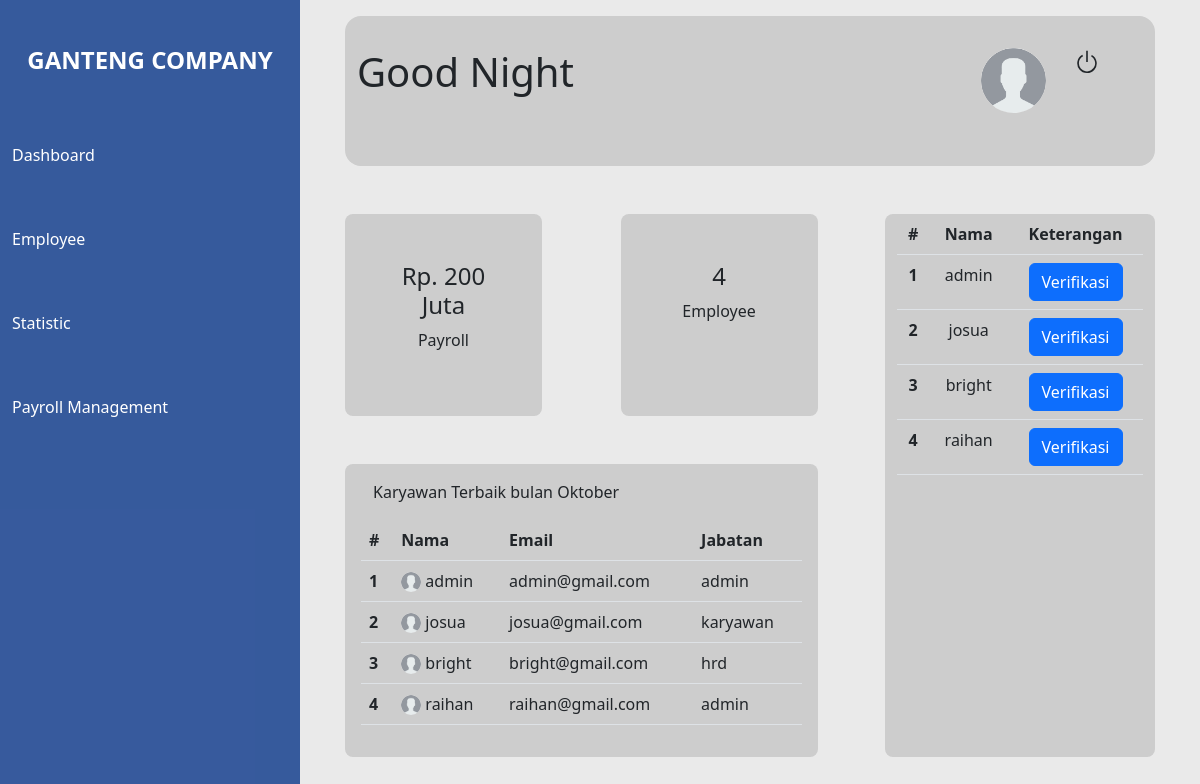
Screenshot of /admin/index.php (signed in) with the database file from the repository.
### tables this page shows
CREATE TABLE `user` (
  `id` int(20) NOT NULL,
  `username` varchar(59) NOT NULL,
  `password` varchar(299) NOT NULL,
  `email` varchar(59) NOT NULL,
  `jabatan` varchar(59) NOT NULL
);

### admin/index.php (the view, shortened to what this page needs)
<?php
include '../connection.php';
?>
<!doctype html>
<html lang="en">
<head>
    <link rel="stylesheet" href="style.css">
    <link href="https://cdn.jsdelivr.net/npm/bootstrap@5.2.2/dist/css/bootstrap.min.css" rel="stylesheet"
>
</head>
<body>
    <div class="container-fluid">
        <div class="row">
            <div class="col-3" id="side">
                <div class="row mt-3">
                    <h2 class="text-white fs-4 fw-bold text-center">GANTENG COMPANY</h2>
                </div>
                <div class="row">
                    <a href="">Dashboard</a>
                </div>
                <div class="row">
                    <a href="">Employee</a>
                </div>
                <div class="row">
                    <a href="">Statistic</a>
                </div>
                <div class="row">
                    <a href="">Payroll Management</a>
                </div>
            </div>
            <div class="col-9">
                <div class="row mt-3">
                    <div class="container rounded-4 " id="header">
                        <div class="row mt-3">
                            <div class="col-9">
                                <?php
                                    $jam = date("H");
                                    if(date("H")<=12){
                                        $jam = "Morning";
                                    }else if(date("H")>12 && date("H") < 15){
                                        $jam = "Day";
                                    }else if(date("H")>15 && date("H")<17){
                                        $jam = "Afternoon";
                                    }else {
                                        $jam = "Night";
                                    }
                                ?>
                                <h1 class="mt-3">Good <?= $jam ?></h1>
                            </div>
                            <div class="col-3 ">
                                <div class="row justify-content-center">
                                    <div class="col-4">
                                        <img src="../img/fotoKosong.png" width="65px" class="rounded-circle mt-3 me-3">
                                    </div>
                                    <div class="col-6 text-center">
                                        <a href="../logout.php" class="text-dark"
                                            onclick="return confirm('Apakah anda ingin logout')">
                                            <svg xmlns="http://www.w3.org/2000/svg" width="26" height="26"
                                                fill="currentColor" class="bi bi-power" viewBox="0 0 16 16">
                                                <path d="M7.5 1v7h1V1h-1z" />
                                                <path
                                                    d="M3 8.812a4.999 4.999 0 0 1 2.578-4.375l-.485-.874A6 6 0 1 0 11 3.616l-.501.865A5 5 0 1 1 3 8.812z" />
                                            </svg>
                                        </a>
                                    </div>
                                </div>
                            </div>
                        </div>
                    </div>
                </div>
                <div class="row mt-5">
                    <div class="container" style="width: 90%; margin: auto;">
                        <div class="row justify-content-between">
                            <div class="col-7">
                                <div class="row justify-content-between">
                                    <div class="col-5 rounded-3 text-center p-5"
                                        style="background-color: rgb(205, 205, 205);">
                                        <h4>Rp. 200 Juta</h4>
                                        <p>Payroll</p>
                                    </div>
                                    <div class="col-5 rounded-3 text-center p-5"
                                        style="background-color: rgb(205, 205, 205);">
                                        <?php $jumlahData = mysqli_num_rows(mysqli_query($conn, "SELECT * FROM user")); ?>
                                        <h4>
                                            <?= $jumlahData ?>
                                        </h4>
                                        <p>Employee</p>
                                    </div>
                                </div>
                                <div class="row mt-5 rounded-3 p-3" style="background-color: rgb(205, 205, 205);">
                                    <p>Karyawan Terbaik bulan Oktober</p>
                                    <table class="table">
                                        <thead>
                                            <tr>
                                                <th scope="col">#</th>
                                                <th scope="col">Nama</th>
                                                <th scope="col">Email</th>
                                                <th scope="col">Jabatan</th>
                                            </tr>
                                        </thead>
                                        <tbody>
                                            <?php $i = 1;
                                            $cekAntrian = mysqli_query($conn, "SELECT * FROM user");
                                            $rows = [];
                                            while($row = mysqli_fetch_assoc($cekAntrian)){
                                                $rows[] = $row;
                                            }
                                            $cekSemuaAntrian = $rows;
                                            foreach($cekSemuaAntrian as $user):
                                            ?>
                                            <tr>
                                                <th scope="row"><?= $i++; ?></th>
                                                <td>
                                                    <span><img src="../img/fotoKosong.png" alt="" width="20px"
                                                            class="rounded-circle"></span>
                                                    <span><?= $user['username']; ?></span>
                                                </td>
                                                <td><?= $user['email']; ?></td>
                                                <td><?= $user['jabatan']; ?></td>
                                            </tr>
                                            <?php endforeach; ?>
                                        </tbody>
                                    </table>
                                </div>
                            </div>
                            <div class="col-4 rounded-3" style="background-color: rgb(205, 205, 205);">
                                <table class="table text-center">
                                    <thead>
                                        <tr>
                                            <th scope="col">#</th>
                                            <th scope="col">Nama</th>
                                            <th scope="col">Keterangan</th>
                                        </tr>
                                    </thead>
                                    <tbody>
                                        <?php
                                            $i = 1;
                                            foreach($cekSemuaAntrian as $user):
                                        ?>
                                        <tr>
                                            <th scope="row"><?= $i++; ?></th>
                                            <td><?= $user['username']; ?></td>
                                            <td>
                                                <a href="verifikasi/verifikasiAkun.php?user=<?= $user['username'] ?>">
                                                    <button class="btn btn-primary">
                                                        Verifikasi
                                                    </button>
                                                </a>
                                            </td>
                                        </tr>
                                        <?php endforeach; ?>
                                    </tbody>
                                </table>
                            </div>
                        </div>
                    </div>
                </div>
            </div>
        </div>
    </div>
</body>
</html>

### admin/style.css (style rules this page uses)
body { margin: 0px; padding: 0px; background-color: #eaeaea !important; }
#side { background-color: rgba(14, 58, 139, 0.817); height: 2000px; }
#side .row { padding: 30px 0px; }
#side .row a { text-decoration: none; color: white; }
#header { background-color: rgb(205, 205, 205); width: 90%; height: 150px !important; }

### rows the page displays
user: username "admin", email "admin@gmail.com", jabatan "admin"
user: username "josua", email "josua@gmail.com", jabatan "karyawan"
user: username "bright", email "bright@gmail.com", jabatan "hrd"
user: username "raihan", email "raihan@gmail.com", jabatan "admin"

### other values shown
$jam "Night"
$jumlahData "4"
